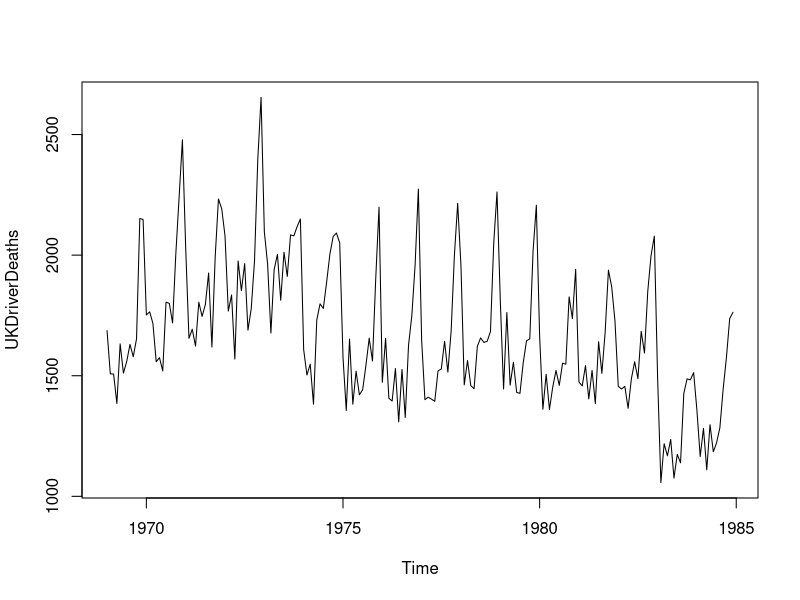
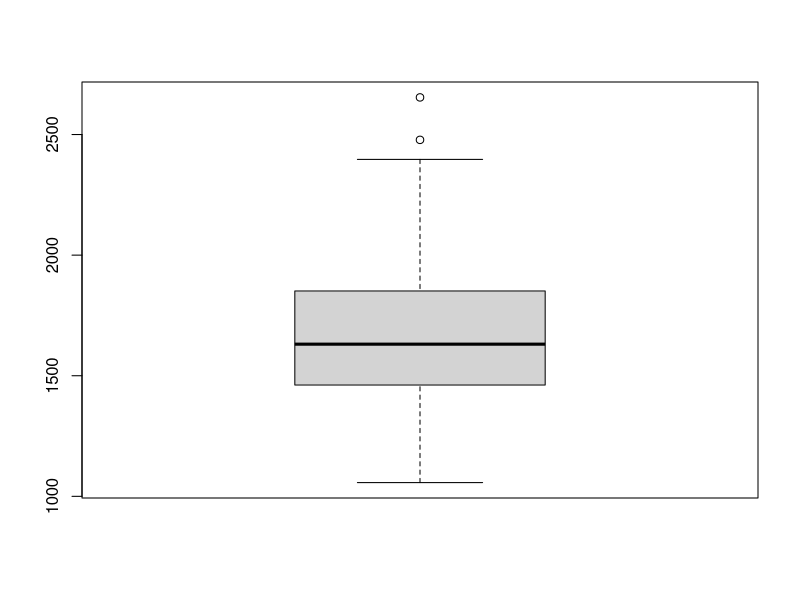

Reproduce these figures in R, in order.
data("UKDriverDeaths")
summary(UKDriverDeaths)
range(UKDriverDeaths)
plot(UKDriverDeaths)
sd(UKDriverDeaths)
boxplot(UKDriverDeaths)